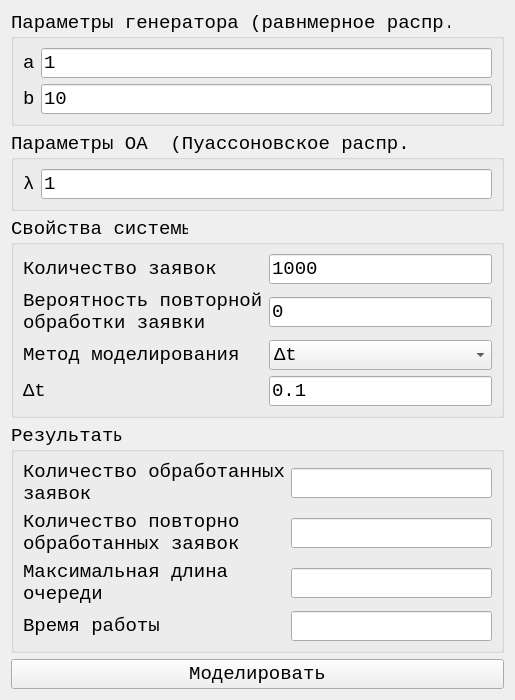
<?xml version="1.0" encoding="UTF-8"?>
<ui version="4.0">
 <class>Form</class>
 <widget class="QWidget" name="Form">
  <property name="geometry">
   <rect>
    <x>0</x>
    <y>0</y>
    <width>384</width>
    <height>611</height>
   </rect>
  </property>
  <property name="sizePolicy">
   <sizepolicy hsizetype="Preferred" vsizetype="Preferred">
    <horstretch>0</horstretch>
    <verstretch>0</verstretch>
   </sizepolicy>
  </property>
  <property name="windowTitle">
   <string>СМО</string>
  </property>
  <layout class="QVBoxLayout" name="verticalLayout_2">
   <property name="sizeConstraint">
    <enum>QLayout::SetMinimumSize</enum>
   </property>
   <item>
    <widget class="QGroupBox" name="groupBox">
     <property name="font">
      <font>
       <family>Courier New</family>
       <pointsize>14</pointsize>
      </font>
     </property>
     <property name="title">
      <string>Параметры генератора (равнмерное распр.)</string>
     </property>
     <layout class="QGridLayout" name="gridLayout_2">
      <item row="0" column="0">
       <widget class="QLabel" name="label">
        <property name="font">
         <font>
          <family>Courier New</family>
          <pointsize>14</pointsize>
         </font>
        </property>
        <property name="text">
         <string notr="true">a</string>
        </property>
       </widget>
      </item>
      <item row="0" column="1">
       <widget class="QLineEdit" name="lineEdit_generator_a">
        <property name="text">
         <string>1</string>
        </property>
       </widget>
      </item>
      <item row="1" column="0">
       <widget class="QLabel" name="label_2">
        <property name="font">
         <font>
          <family>Courier New</family>
          <pointsize>14</pointsize>
         </font>
        </property>
        <property name="text">
         <string notr="true">b</string>
        </property>
       </widget>
      </item>
      <item row="1" column="1">
       <widget class="QLineEdit" name="lineEdit_generator_b">
        <property name="text">
         <string>10</string>
        </property>
       </widget>
      </item>
     </layout>
    </widget>
   </item>
   <item>
    <widget class="QGroupBox" name="groupBox_2">
     <property name="font">
      <font>
       <family>Courier New</family>
       <pointsize>14</pointsize>
      </font>
     </property>
     <property name="title">
      <string>Параметры ОА  (Пуассоновское распр.)</string>
     </property>
     <layout class="QGridLayout" name="gridLayout_3">
      <item row="0" column="0">
       <widget class="QLabel" name="label_3">
        <property name="font">
         <font>
          <family>Courier New</family>
          <pointsize>14</pointsize>
         </font>
        </property>
        <property name="text">
         <string notr="true">λ</string>
        </property>
       </widget>
      </item>
      <item row="0" column="1">
       <widget class="QLineEdit" name="lineEdit_servicemachine_lambda">
        <property name="text">
         <string>1</string>
        </property>
       </widget>
      </item>
     </layout>
    </widget>
   </item>
   <item>
    <widget class="QGroupBox" name="groupBox_3">
     <property name="font">
      <font>
       <family>Courier New</family>
       <pointsize>14</pointsize>
      </font>
     </property>
     <property name="title">
      <string>Свойства системы</string>
     </property>
     <layout class="QGridLayout" name="gridLayout">
      <item row="3" column="0">
       <widget class="QLabel" name="label_deltat">
        <property name="font">
         <font>
          <family>Courier New</family>
          <pointsize>14</pointsize>
         </font>
        </property>
        <property name="text">
         <string>Δt</string>
        </property>
       </widget>
      </item>
      <item row="2" column="1">
       <widget class="QComboBox" name="comboBox_method">
        <property name="currentIndex">
         <number>1</number>
        </property>
        <item>
         <property name="text">
          <string>Событийный</string>
         </property>
        </item>
        <item>
         <property name="text">
          <string>Δt</string>
         </property>
        </item>
       </widget>
      </item>
      <item row="0" column="0">
       <widget class="QLabel" name="label_5">
        <property name="font">
         <font>
          <family>Courier New</family>
          <pointsize>14</pointsize>
         </font>
        </property>
        <property name="text">
         <string>Количество заявок</string>
        </property>
       </widget>
      </item>
      <item row="0" column="1">
       <widget class="QLineEdit" name="lineEdit_request_count">
        <property name="text">
         <string>1000</string>
        </property>
       </widget>
      </item>
      <item row="2" column="0">
       <widget class="QLabel" name="label_7">
        <property name="font">
         <font>
          <family>Courier New</family>
          <pointsize>14</pointsize>
         </font>
        </property>
        <property name="text">
         <string>Метод моделирования</string>
        </property>
       </widget>
      </item>
      <item row="1" column="1">
       <widget class="QLineEdit" name="lineEdit_reenter_probability">
        <property name="text">
         <string>0</string>
        </property>
       </widget>
      </item>
      <item row="1" column="0">
       <widget class="QLabel" name="label_6">
        <property name="font">
         <font>
          <family>Courier New</family>
          <pointsize>14</pointsize>
         </font>
        </property>
        <property name="text">
         <string>Вероятность повторной
обработки заявки</string>
        </property>
       </widget>
      </item>
      <item row="3" column="1">
       <widget class="QLineEdit" name="lineEdit_deltat">
        <property name="text">
         <string>0.1</string>
        </property>
       </widget>
      </item>
     </layout>
    </widget>
   </item>
   <item>
    <widget class="QGroupBox" name="groupBox_4">
     <property name="font">
      <font>
       <family>Courier New</family>
       <pointsize>14</pointsize>
      </font>
     </property>
     <property name="title">
      <string>Результаты</string>
     </property>
     <layout class="QGridLayout" name="gridLayout_4">
      <item row="1" column="1">
       <widget class="QLineEdit" name="lineEdit_res_reentered_count">
        <property name="readOnly">
         <bool>true</bool>
        </property>
       </widget>
      </item>
      <item row="1" column="0">
       <widget class="QLabel" name="label_9">
        <property name="font">
         <font>
          <family>Courier New</family>
          <pointsize>14</pointsize>
         </font>
        </property>
        <property name="text">
         <string>Количество повторно
обработанных заявок</string>
        </property>
       </widget>
      </item>
      <item row="2" column="0">
       <widget class="QLabel" name="label_10">
        <property name="font">
         <font>
          <family>Courier New</family>
          <pointsize>14</pointsize>
         </font>
        </property>
        <property name="text">
         <string>Максимальная длина
очереди</string>
        </property>
       </widget>
      </item>
      <item row="0" column="0">
       <widget class="QLabel" name="label_8">
        <property name="font">
         <font>
          <family>Courier New</family>
          <pointsize>14</pointsize>
         </font>
        </property>
        <property name="text">
         <string>Количество обработанных
заявок</string>
        </property>
       </widget>
      </item>
      <item row="2" column="1">
       <widget class="QLineEdit" name="lineEdit_res_max_queue_size">
        <property name="readOnly">
         <bool>true</bool>
        </property>
       </widget>
      </item>
      <item row="0" column="1">
       <widget class="QLineEdit" name="lineEdit_res_request_count">
        <property name="readOnly">
         <bool>true</bool>
        </property>
       </widget>
      </item>
      <item row="3" column="0">
       <widget class="QLabel" name="label_4">
        <property name="font">
         <font>
          <family>Courier New</family>
          <pointsize>14</pointsize>
         </font>
        </property>
        <property name="text">
         <string>Время работы</string>
        </property>
       </widget>
      </item>
      <item row="3" column="1">
       <widget class="QLineEdit" name="lineEdit_res_time">
        <property name="readOnly">
         <bool>true</bool>
        </property>
       </widget>
      </item>
     </layout>
    </widget>
   </item>
   <item>
    <widget class="QPushButton" name="pushButton">
     <property name="font">
      <font>
       <family>Courier New</family>
       <pointsize>14</pointsize>
      </font>
     </property>
     <property name="text">
      <string>Моделировать</string>
     </property>
    </widget>
   </item>
   <item>
    <spacer name="verticalSpacer">
     <property name="orientation">
      <enum>Qt::Vertical</enum>
     </property>
     <property name="sizeHint" stdset="0">
      <size>
       <width>20</width>
       <height>40</height>
      </size>
     </property>
    </spacer>
   </item>
  </layout>
 </widget>
 <resources/>
 <connections/>
</ui>
